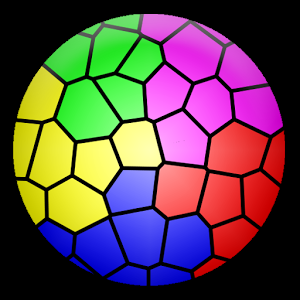
#> input picture image_processing/3.jpg, 300 x 300 px, found by its file name
$ python -i smoothSharpenService.py   (imports and definitions only)   (older library calls are emulated)
#> lines starting #> are read from the running program, lines starting #| are printed output that depends on the picture
import cv2
import numpy as np
from image_processing.service import utils


# [66 lines left out: functions smoo_neighbour_average, smoo_median_filter, shar_robert, shar_laplacian, not called in this run]


def shar_sobel(img_name, result_name):
#> called with img_name = '../3.jpg', result_name = 'out.png'
    img_path = 'D:/usr/cv-spring/upload/' + img_name
    result_path = 'image_processing/results/' + result_name

    img = cv2.imread(img_path)
#> img is the input picture: shape (300, 300, 3); mean B, G, R 75.4, 72.1, 95.8
    kern_x = np.array([[-1, 0, 1], [-2, 0, 2], [-1, 0, 1]])
    kern_y = np.array([[-1, -2, -1], [0, 0, 0], [1, 2, 1]])
    img_x = cv2.filter2D(img, -1, kern_x, borderType=cv2.BORDER_REFLECT)
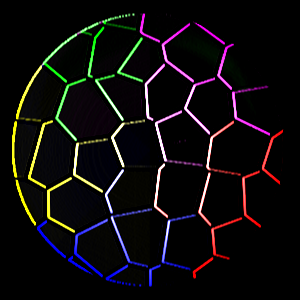
#> img_x: shape (300, 300, 3); mean B, G, R 12.7, 12, 14.5
    img_y = cv2.filter2D(img, -1, kern_y, borderType=cv2.BORDER_REFLECT)
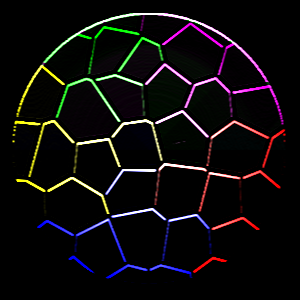
#> img_y: shape (300, 300, 3); mean B, G, R 12.3, 11.9, 14
    abs_x = cv2.convertScaleAbs(img_x)
    abs_y = cv2.convertScaleAbs(img_y)
    result = cv2.addWeighted(abs_x, 0.5, abs_y, 0.5, 0)
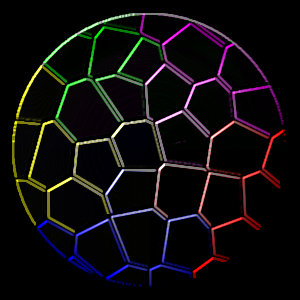
#> result: shape (300, 300, 3); mean B, G, R 12.5, 11.9, 14.3
    cv2.imwrite(result_path, result)
    return 1


# [132 lines left out: functions shar_prewitt, smoo_ideal_filter, smoo_barte_filter, smoo_exp_filter, shar_ideal_high, shar_barte_filter and 1 more, not called in this run]

>>> result = shar_sobel('../3.jpg', 'out.png')
